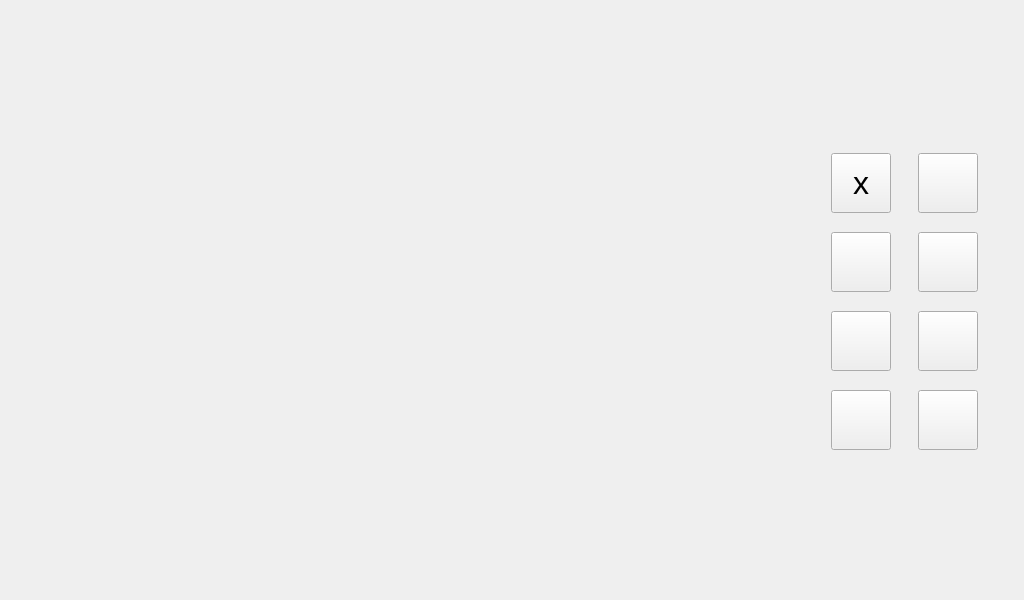
<?xml version="1.0" encoding="UTF-8"?>
<ui version="4.0">
 <class>ImageFilter2</class>
 <widget class="QWidget" name="ImageFilter2">
  <property name="geometry">
   <rect>
    <x>0</x>
    <y>0</y>
    <width>1024</width>
    <height>600</height>
   </rect>
  </property>
  <property name="windowTitle">
   <string>Form</string>
  </property>
  <widget class="QLabel" name="label">
   <property name="geometry">
    <rect>
     <x>0</x>
     <y>0</y>
     <width>1024</width>
     <height>600</height>
    </rect>
   </property>
   <property name="text">
    <string/>
   </property>
   <property name="pixmap">
    <pixmap resource="../../../../../../nfsroot/images/images.qrc">:/images/imagefilter.png</pixmap>
   </property>
  </widget>
  <widget class="QPushButton" name="saveButton">
   <property name="geometry">
    <rect>
     <x>825</x>
     <y>510</y>
     <width>168</width>
     <height>56</height>
    </rect>
   </property>
   <property name="text">
    <string/>
   </property>
   <property name="icon">
    <iconset resource="../../../../../../nfsroot/images/images.qrc">
     <normaloff>:/images/filternextbtn.png</normaloff>:/images/filternextbtn.png</iconset>
   </property>
   <property name="iconSize">
    <size>
     <width>168</width>
     <height>56</height>
    </size>
   </property>
   <property name="flat">
    <bool>true</bool>
   </property>
  </widget>
  <widget class="QWidget" name="gridLayoutWidget">
   <property name="geometry">
    <rect>
     <x>810</x>
     <y>140</y>
     <width>191</width>
     <height>326</height>
    </rect>
   </property>
   <layout class="QGridLayout" name="gridLayout" rowstretch="0,0,0,0,0,0" columnstretch="1,0" columnminimumwidth="0,0">
    <item row="0" column="0">
     <widget class="QPushButton" name="resetButton">
      <property name="sizePolicy">
       <sizepolicy hsizetype="Fixed" vsizetype="Fixed">
        <horstretch>0</horstretch>
        <verstretch>0</verstretch>
       </sizepolicy>
      </property>
      <property name="minimumSize">
       <size>
        <width>60</width>
        <height>60</height>
       </size>
      </property>
      <property name="maximumSize">
       <size>
        <width>60</width>
        <height>60</height>
       </size>
      </property>
      <property name="styleSheet">
       <string notr="true">font-size: 32px;</string>
      </property>
      <property name="text">
       <string>x</string>
      </property>
     </widget>
    </item>
    <item row="3" column="1">
     <widget class="QPushButton" name="filterButton6">
      <property name="sizePolicy">
       <sizepolicy hsizetype="Fixed" vsizetype="Fixed">
        <horstretch>0</horstretch>
        <verstretch>0</verstretch>
       </sizepolicy>
      </property>
      <property name="minimumSize">
       <size>
        <width>60</width>
        <height>60</height>
       </size>
      </property>
      <property name="maximumSize">
       <size>
        <width>60</width>
        <height>60</height>
       </size>
      </property>
      <property name="text">
       <string/>
      </property>
     </widget>
    </item>
    <item row="2" column="1">
     <widget class="QPushButton" name="filterButton4">
      <property name="sizePolicy">
       <sizepolicy hsizetype="Fixed" vsizetype="Fixed">
        <horstretch>0</horstretch>
        <verstretch>0</verstretch>
       </sizepolicy>
      </property>
      <property name="minimumSize">
       <size>
        <width>60</width>
        <height>60</height>
       </size>
      </property>
      <property name="maximumSize">
       <size>
        <width>60</width>
        <height>60</height>
       </size>
      </property>
      <property name="text">
       <string/>
      </property>
     </widget>
    </item>
    <item row="1" column="1">
     <widget class="QPushButton" name="filterButton2">
      <property name="sizePolicy">
       <sizepolicy hsizetype="Fixed" vsizetype="Fixed">
        <horstretch>0</horstretch>
        <verstretch>0</verstretch>
       </sizepolicy>
      </property>
      <property name="minimumSize">
       <size>
        <width>60</width>
        <height>60</height>
       </size>
      </property>
      <property name="maximumSize">
       <size>
        <width>60</width>
        <height>60</height>
       </size>
      </property>
      <property name="text">
       <string/>
      </property>
     </widget>
    </item>
    <item row="0" column="1">
     <widget class="QPushButton" name="bwButton">
      <property name="minimumSize">
       <size>
        <width>60</width>
        <height>60</height>
       </size>
      </property>
      <property name="text">
       <string/>
      </property>
     </widget>
    </item>
    <item row="3" column="0">
     <widget class="QPushButton" name="filterButton5">
      <property name="sizePolicy">
       <sizepolicy hsizetype="Fixed" vsizetype="Fixed">
        <horstretch>0</horstretch>
        <verstretch>0</verstretch>
       </sizepolicy>
      </property>
      <property name="minimumSize">
       <size>
        <width>60</width>
        <height>60</height>
       </size>
      </property>
      <property name="maximumSize">
       <size>
        <width>60</width>
        <height>60</height>
       </size>
      </property>
      <property name="text">
       <string/>
      </property>
     </widget>
    </item>
    <item row="2" column="0">
     <widget class="QPushButton" name="filterButton3">
      <property name="sizePolicy">
       <sizepolicy hsizetype="Fixed" vsizetype="Fixed">
        <horstretch>0</horstretch>
        <verstretch>0</verstretch>
       </sizepolicy>
      </property>
      <property name="minimumSize">
       <size>
        <width>60</width>
        <height>60</height>
       </size>
      </property>
      <property name="maximumSize">
       <size>
        <width>60</width>
        <height>60</height>
       </size>
      </property>
      <property name="text">
       <string/>
      </property>
     </widget>
    </item>
    <item row="1" column="0">
     <widget class="QPushButton" name="filterButton1">
      <property name="enabled">
       <bool>true</bool>
      </property>
      <property name="sizePolicy">
       <sizepolicy hsizetype="Fixed" vsizetype="Fixed">
        <horstretch>0</horstretch>
        <verstretch>0</verstretch>
       </sizepolicy>
      </property>
      <property name="minimumSize">
       <size>
        <width>60</width>
        <height>60</height>
       </size>
      </property>
      <property name="maximumSize">
       <size>
        <width>60</width>
        <height>60</height>
       </size>
      </property>
      <property name="text">
       <string/>
      </property>
     </widget>
    </item>
   </layout>
  </widget>
  <widget class="QLabel" name="lblImg">
   <property name="geometry">
    <rect>
     <x>0</x>
     <y>0</y>
     <width>785</width>
     <height>600</height>
    </rect>
   </property>
   <property name="text">
    <string/>
   </property>
  </widget>
 </widget>
 <resources>
  <include location="../../../../../../nfsroot/images/images.qrc"/>
 </resources>
 <connections/>
</ui>
